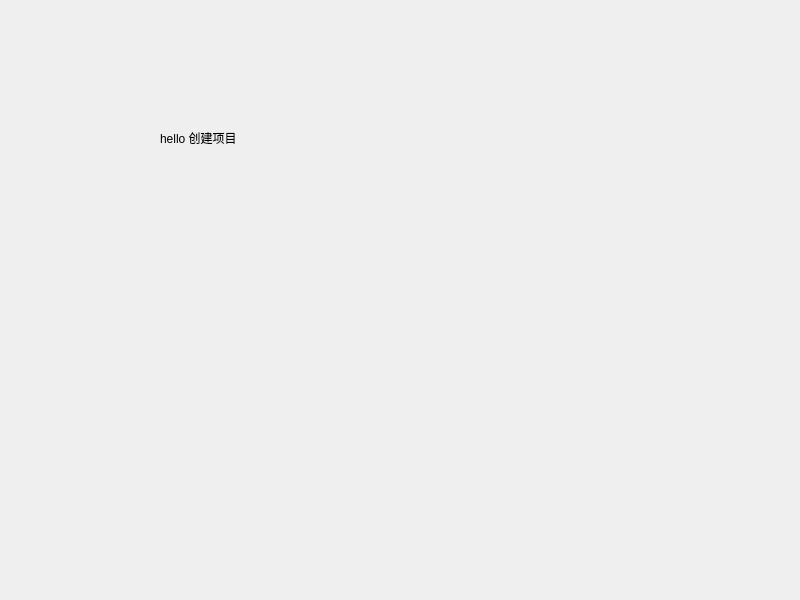
<?xml version="1.0" encoding="UTF-8"?>
<ui version="4.0">
 <class>HelloDialog</class>
 <widget class="QWidget" name="HelloDialog">
  <property name="geometry">
   <rect>
    <x>0</x>
    <y>0</y>
    <width>800</width>
    <height>600</height>
   </rect>
  </property>
  <property name="windowTitle">
   <string>HelloDialog</string>
  </property>
  <widget class="QLabel" name="label">
   <property name="geometry">
    <rect>
     <x>160</x>
     <y>130</y>
     <width>191</width>
     <height>16</height>
    </rect>
   </property>
   <property name="text">
    <string>hello 创建项目</string>
   </property>
  </widget>
 </widget>
 <resources/>
 <connections/>
</ui>
